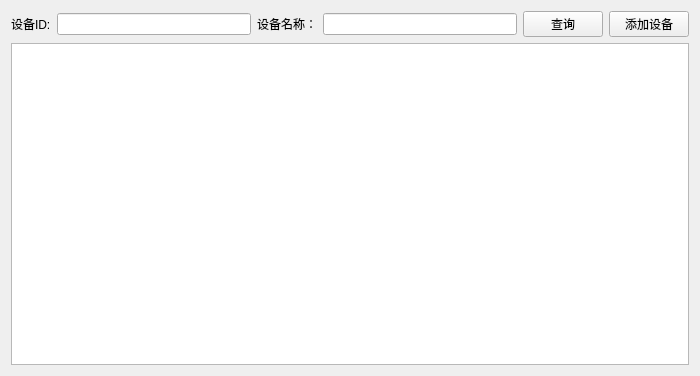
<?xml version="1.0" encoding="UTF-8"?>
<ui version="4.0">
 <class>SearchDevice</class>
 <widget class="QWidget" name="SearchDevice">
  <property name="geometry">
   <rect>
    <x>0</x>
    <y>0</y>
    <width>700</width>
    <height>376</height>
   </rect>
  </property>
  <property name="windowTitle">
   <string>Form</string>
  </property>
  <layout class="QVBoxLayout" name="verticalLayout">
   <item>
    <layout class="QHBoxLayout" name="horizontalLayout">
     <item>
      <widget class="QLabel" name="label">
       <property name="text">
        <string>设备ID:</string>
       </property>
      </widget>
     </item>
     <item>
      <widget class="QLineEdit" name="lineEdit_id"/>
     </item>
     <item>
      <widget class="QLabel" name="label_2">
       <property name="text">
        <string>设备名称：</string>
       </property>
      </widget>
     </item>
     <item>
      <widget class="QLineEdit" name="lineEdit_name"/>
     </item>
     <item>
      <widget class="QPushButton" name="pdsearch">
       <property name="text">
        <string>查询</string>
       </property>
      </widget>
     </item>
     <item>
      <widget class="QPushButton" name="pbadddevice">
       <property name="text">
        <string>添加设备</string>
       </property>
      </widget>
     </item>
    </layout>
   </item>
   <item>
    <widget class="QTableWidget" name="tableWidget_devices"/>
   </item>
  </layout>
 </widget>
 <resources/>
 <connections/>
</ui>
